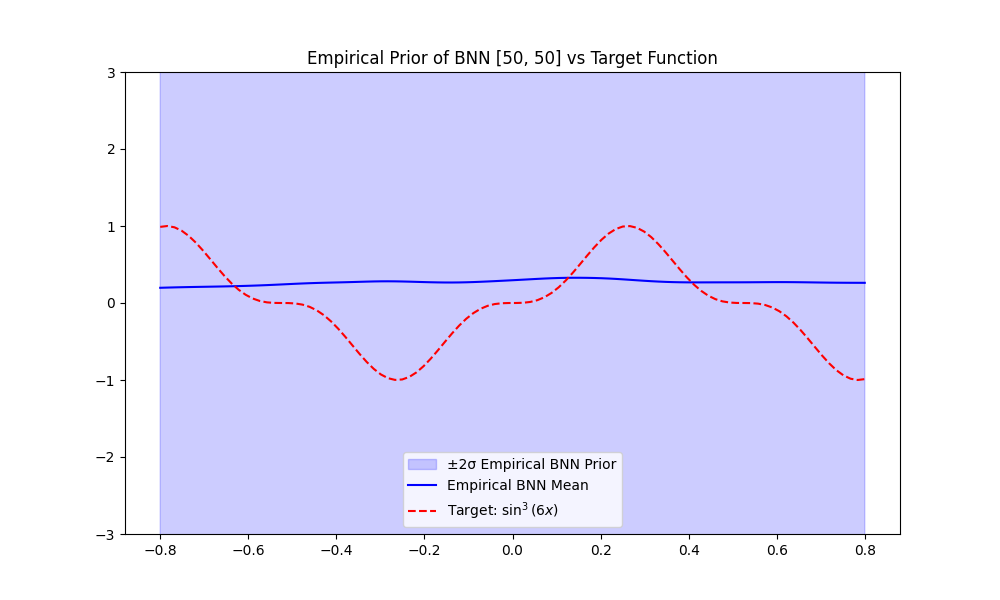

Write the Python code that produced this figure.
"""
Diagnostic script: Isolate the BNN prior and compare it to the NNGP.
If the HMC sampler can fit sin^3(6x) but the NNGP cannot, then either:
1. The HMC sampler is not actually sampling from the prior (e.g. leapfrog errors, delta_t too large)
2. Initialization `theta_0` is pulling the sampler into a highly probable local mode (breaking detailed balance)
3. The actual empirical distribution of the finite-width BNN is wider than the infinite-width NNGP.
"""
import torch
import numpy as np
import matplotlib.pyplot as plt

from src.models.BNN import BNN
from src.samplers.HMC import HMC_sampler
from src.physics.PDEs import PDEProblem

torch.manual_seed(42)

# Dummy PDE just to pacify the HMC sampler (we will zero out data likelihood)
class DummyPDE(PDEProblem):
    def compute_residual(self, u_func, x, params=None):
        return torch.zeros_like(x)

# Setup 1D points
x = torch.linspace(-0.8, 0.8, 100).view(-1, 1)

# Initialize standard BNN matching the paper
bnn = BNN(input_dim=1, output_dim=1, hidden_dims=[50, 50], prior_std=1.0)

# Sample 10,000 completely random networks (True Empirical Prior)
prior_samples = []
for _ in range(1000):
    # Randomly initialize weights from standard normal (prior_std=1.0)
    for param in bnn.parameters():
        torch.nn.init.normal_(param, mean=0.0, std=1.0)
    with torch.no_grad():
        prior_samples.append(bnn(x).numpy())

prior_samples = np.concatenate(prior_samples, axis=1)
prior_mean = prior_samples.mean(axis=1)
prior_std = prior_samples.std(axis=1)

# Plot the Empirical Prior of the BNN
plt.figure(figsize=(10, 6))
plt.fill_between(x.flatten().numpy(), prior_mean - 2*prior_std, prior_mean + 2*prior_std, color='blue', alpha=0.2, label='±2σ Empirical BNN Prior')
plt.plot(x.flatten().numpy(), prior_mean, 'b-', label='Empirical BNN Mean')

# Overlay the true function we want to fit
u_exact = np.sin(6 * x.flatten().numpy())**3
plt.plot(x.flatten().numpy(), u_exact, 'r--', label='Target: $\sin^3(6x)$')

plt.ylim(-3, 3)
plt.title('Empirical Prior of BNN [50, 50] vs Target Function')
plt.legend()
plt.savefig('diagnostic_prior.png')
print("Saved diagnostic_prior.png")

# Now let's calculate the spectral power (FFT) of the prior samples
# to see if the network is theoretically capable of expressing high frequencies
fft_vals = np.abs(np.fft.rfft(prior_samples, axis=0))
mean_fft = fft_vals.mean(axis=1)
freqs = np.fft.rfftfreq(len(x), d=(1.6/100))

plt.figure(figsize=(10, 6))
plt.plot(freqs, mean_fft, 'b-', label='Mean FFT of BNN Prior Samples')
plt.axvline(x=18/(2*np.pi), color='r', linestyle='--', label='Max Frequency of $\sin^3(6x)$')
plt.yscale('log')
plt.xlabel('Frequency (Hz)')
plt.ylabel('Magnitude / Spectral Power')
plt.title('Spectral Bias: Frequency Content of BNN Prior')
plt.legend()
plt.savefig('diagnostic_fft.png')
print("Saved diagnostic_fft.png")
